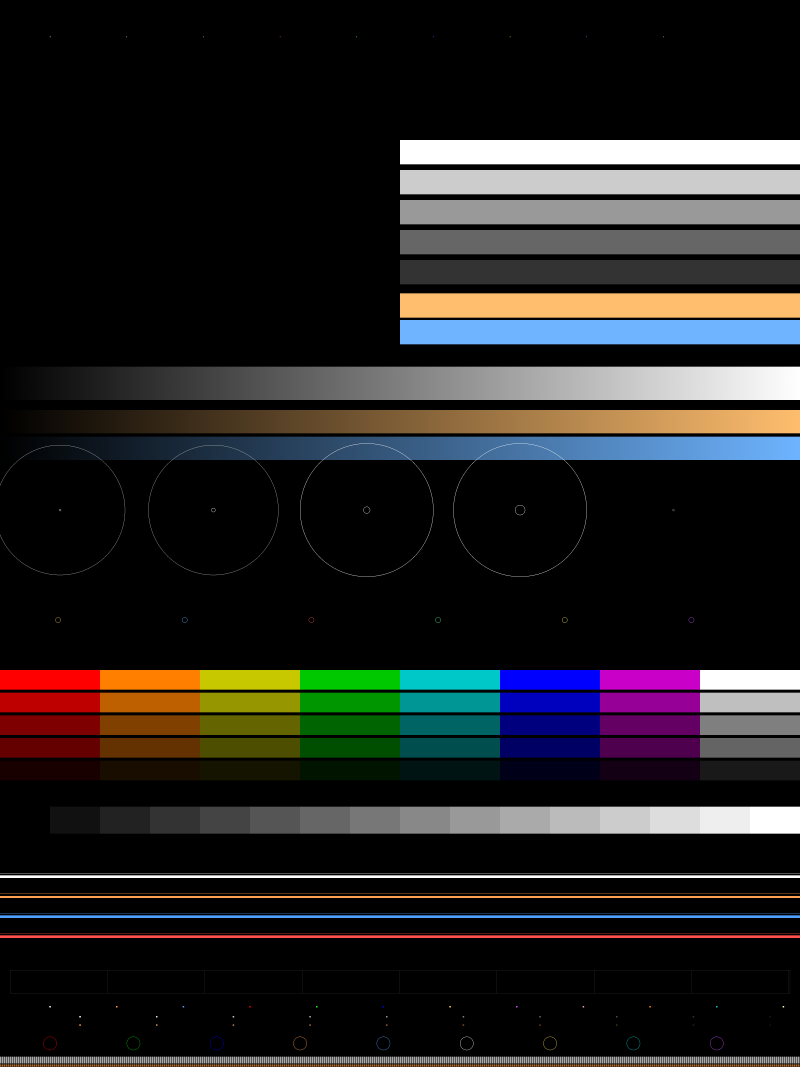
#> input picture tools/calib/IMG_5774_2x 2.png, 4800 x 6400 px (shown at 1/6 size)
$ python -i extract_borders.py   (imports and definitions only)
#> lines starting #> are read from the running program, lines starting #| are printed output that depends on the picture; after the words box and inside, x2 and y2 are one past the last pixel; in counts of white or black regions, pixels touching at a corner belong together
#!/usr/bin/env python3
"""Extract reusable film-border textures from local scans.

Input : "_local/local-borders/" (gitignored, personal-use scans)
Output: "_local/local-borders/_out/<name>.png"  RGBA, RGB = grey edge texture (black-level
        normalised, so the app tints it), A = frame coverage. Photo, outer paper,
        sprocket holes and edge text are removed.
        "_local/local-borders/_out/report.json" per-file sides/thickness/flags
        "_local/local-borders/_out/_sheet.jpg"  one review sheet on magenta
Run   : .calibvenv/bin/python tools/scripts/extract_borders.py [name-substring ...]
"""
import glob, json, os, sys
import numpy as np
from PIL import Image, ImageDraw
from scipy import ndimage as ndi

ROOT = os.path.join(os.path.dirname(__file__), '..', '..', '_local', 'local-borders')
OUT = os.path.join(ROOT, '_out')
LONG = 2400                      # working resolution (long side)
SKIP = ('Pack-Cover', 'KODAK-GOLD', 'KODAK-PORTRA-400---', 'KODAK-PORTRA-800---', 'rawpixel-id-13960581')

def load(path):
#> called with path = '../calib/IMG_5774_2x 2.png'
    im = Image.open(path)
#> im is the input picture: PIL image 4800x6400 RGB; mean R, G, B 34.9, 33.3, 32.7
    alpha = None
    if im.mode in ('RGBA', 'LA', 'P'):
        im = im.convert('RGBA'); a = np.asarray(im)[..., 3] / 255.0
        alpha = a
    rgb = np.asarray(im.convert('RGB')).astype(np.float32) / 255.0
    s = LONG / max(rgb.shape[:2])
    if s < 1:
        size = (round(rgb.shape[1] * s), round(rgb.shape[0] * s))
        rgb = np.asarray(Image.fromarray((rgb * 255).astype(np.uint8)).resize(size, Image.LANCZOS)).astype(np.float32) / 255
        if alpha is not None:
            alpha = np.asarray(Image.fromarray((alpha * 255).astype(np.uint8)).resize(size, Image.LANCZOS)) / 255.0
    return rgb, alpha

def side_view(a, side):
    # rotate so that "depth" runs down rows from the given side: 0 top,1 right,2 bottom,3 left
    return np.rot90(a, {0: 0, 1: 1, 2: 2, 3: 3}[side])

def unview(a, side):
    return np.rot90(a, -{0: 0, 1: 1, 2: 2, 3: 3}[side])

# [8 lines left out: function fit_line, not called in this run]

def analyse_side(Y, maxd, mline=None):
    """Y is a side view (depth = axis 0). Raw per-column detection is noisy (dark photo
    content, grain), so the frame is modelled as straight lines: the inner edge line plus a
    solid band of fixed width outward from it. Real edge roughness comes back later through
    luminance, inside a margin around the line, never from the per-column guesses."""
    band = Y[:maxd]
    dark = band < THR
    dark = ndi.binary_closing(ndi.binary_opening(dark, np.ones((3, 1))), np.ones((3, 1)))
    n = band.shape[1]
    outer = np.full(n, -1.0); inner = np.full(n, -1.0)
    run = ndi.uniform_filter1d(dark.astype(float), 4, axis=0) > 0.99
    if mline is not None:   # hand-marked photo edge: never look past it (+ small roughness margin)
        lim = (mline + 0.012 * maxd / 0.16).astype(int)
        run &= np.arange(maxd)[:, None] < lim[None, :]
    for u in range(n):
        idx = np.flatnonzero(run[:, u])
        if not len(idx): continue
        i = idx[-1] + 2
        lit = np.flatnonzero(~dark[:i, u])
        outer[u], inner[u] = (lit[-1] + 1 if len(lit) else 0), min(i, maxd)
    ok = (outer >= 0) & (inner < maxd - 2) & (inner - outer > 2)
    if ok.mean() < 0.5:
        return None
    u = np.arange(n, dtype=float)
    if mline is not None:
        line = mline.astype(float); keep = np.ones(ok.sum(), bool)
    else:
        c, keep = fit_line(u[ok], inner[ok], 0.004 * maxd / 0.16)
        line = np.polyval(c, u)
    width = (line - outer)[ok][keep]
    T = float(np.percentile(width, 12))           # solid band that clears holes/text
    dirty = np.zeros(n, bool)
    dirty[ok] = (line - outer)[ok] < T * 0.85
    dirty[~ok] = True
    return dict(line=line, T=T, dirty=dirty, okfrac=float(ok.mean()))

MARKS = {}

def process(path):
    name = os.path.splitext(os.path.basename(path))[0]
    rgb, alpha = load(path)
    mk = MARKS.get(os.path.basename(path))
    photo = None
    if mk:
        if mk.get('skip'): return dict(file=os.path.basename(path), sides={}, flags=['skipped by hand'], skipped=True)
        pm = Image.new('L', (rgb.shape[1], rgb.shape[0]), 0)
        ImageDraw.Draw(pm).polygon([(x * rgb.shape[1], y * rgb.shape[0]) for x, y in mk['pts']], fill=255)
        photo = np.asarray(pm) > 0
    Y = rgb @ np.array([0.2126, 0.7152, 0.0722], np.float32)
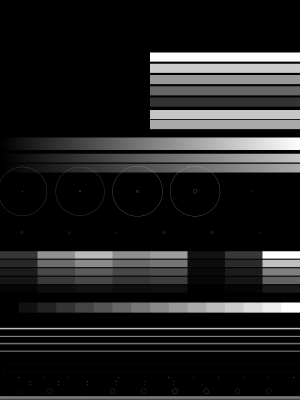
#> Y: shape (2400, 1800) float32 (shown at 1/6 size); min 0, max 1, mean 0.132
    if alpha is not None:
        Y = np.where(alpha > 0.5, Y, 1.0)          # transparent = photo/outside
    Y = ndi.median_filter(Y, 3)
    H, W = Y.shape; S = min(H, W)
    blk = np.percentile(Y, 2)
#> blk = 0
    THR = blk + 0.16
#> THR = 0.16
    globals()['THR'] = THR
    sat = rgb.max(-1) - rgb.min(-1)
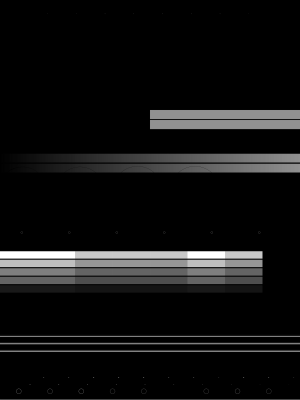
#> sat: shape (2400, 1800) float32 (shown at 1/6 size); min 0, max 1, mean 0.0705
    bright = ((Y > blk + 0.28) | (sat > 0.25)) & (Y < 0.999)
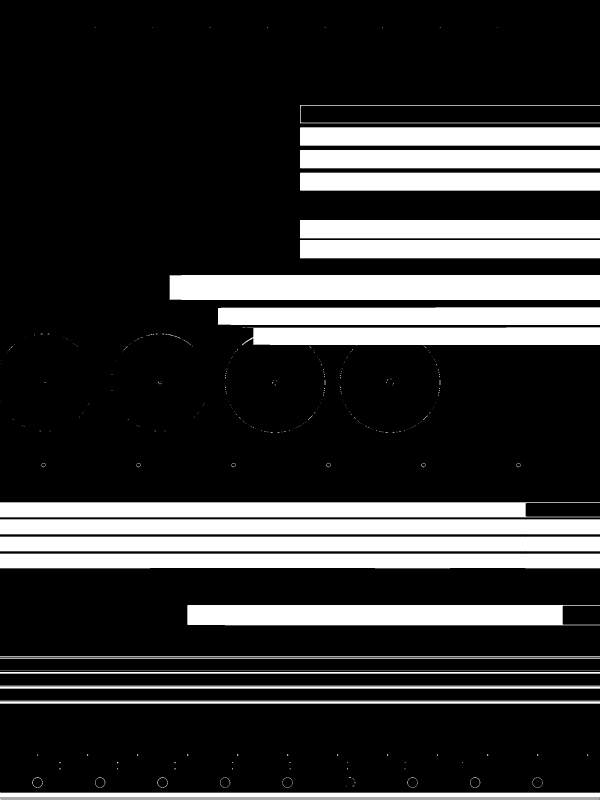
#> bright: shape (2400, 1800) bool (shown at 1/3 size); 21.4% white; 368 white regions (323 under 20 px), largest, box (x1, y1, x2, y2) and area: (508, 825, 1800, 900) 96757, (0, 1558, 1800, 1603) 80998, (0, 1610, 1800, 1654) 79198
    maxd = int(0.16 * S)
    cover = np.zeros((H, W), np.float32)
    rep = dict(file=os.path.basename(path), sides={}, flags=[])
    for side in range(4):
        Yv = side_view(Y, side)
        mline = None
        if photo is not None:
            if mk['none'][side]:
                rep['flags'].append(f'side{side}: marked no frame'); continue
            pv = side_view(photo, side)[:int(0.6 * S)]
            has = pv.any(0)
            if has.mean() < 0.5: rep['flags'].append(f'side{side}: mark outside search band'); continue
            first = np.where(has, pv.argmax(0), 0).astype(float)
            mline = np.interp(np.arange(len(first)), np.flatnonzero(has), first[has])
        md = maxd
        if mline is not None:
            md = int(min(0.6 * S, mline.max() + 0.03 * S))
            # local frame black: a strip just outside the marked edge is known frame
            dd = np.arange(md)[:, None]
            strip = (dd < mline[None, :] - 0.004 * S) & (dd > mline[None, :] - 0.02 * S)
            vals = Yv[:md][strip]
            if vals.size: THR = float(np.percentile(vals, 50)) + 0.12
        globals()['THR'] = THR
        r = analyse_side(Yv, md, mline)
        THR = blk + 0.16
        if r is None:
            rep['flags'].append(f'side{side}: no frame found'); continue
        line, T, dirty = r['line'], r['T'], r['dirty']
        if T < 0.006 * S:
            rep['flags'].append(f'side{side}: solid band too thin after removing holes/text'); continue
        d = np.arange(Yv.shape[0])[:, None].astype(float)
        margin = max(4.0, 0.9 * T)   # room for the real ragged edge; never clip it straight
        keep_outer = bool(mk and mk.get('outer', name.endswith('_n')))
        if keep_outer:
            # keep the real ragged outer edge, but only just past the solid band: screenshots with
            # several frames side by side would otherwise pull in the neighbouring frames/photos
            T = float(min(np.max(line), 1.8 * T))
        lo, hi = line - T, line + margin
        # band membership with soft ends; the inner roughness is decided by darkness below
        m = np.clip(d - lo[None, :] + 1, 0, 1) * np.clip((hi[None, :] - d) / (0.4 * margin), 0, 1)
        Yv = Yv.copy()
        npatch = 0
        if dirty.any() and not keep_outer:
            lab, nlab = ndi.label(ndi.binary_dilation(dirty, iterations=8))
            for k in range(1, nlab + 1):
                span = np.flatnonzero(lab == k); L = len(span)
                if L > 0.3 * len(dirty):
                    rep['flags'].append(f'side{side}: dirty span too long ({L}px)'); continue
                src = next((s0 for s0 in range(0, len(dirty) - L, 5) if not (lab[s0:s0 + L] > 0).any()), None)
                if src is None: rep['flags'].append(f'side{side}: no clean patch source'); continue
                f = max(1, min(16, L // 3)); wgt = np.ones(L); wgt[:f] = np.linspace(0, 1, f); wgt[-f:] = np.linspace(1, 0, f)
                # shift source columns so its edge line lines up with the target line
                for j, (t, s0) in enumerate(zip(span, range(src, src + L))):
                    sh = int(round(line[t] - line[s0]))
                    col = np.roll(Yv[:, s0], sh)
                    Yv[:, t] = Yv[:, t] * (1 - wgt[j]) + col * wgt[j]
                npatch += 1
        z = np.clip((THR + 0.10 - Yv) / 0.22, 0, 1); dk = z * z * (3 - 2 * z)   # soft, luminance-driven edge
        core = np.zeros_like(m) if keep_outer else (d < line[None, :] - 0.5 * T).astype(np.float32)   # only the outer half is forced solid; the inner half keeps its real bites
        a = m * np.maximum(dk, core)
        fillb = (core * m > 0) & (dk < 0.5)
        holefrac = float(fillb.sum()) / max(1.0, float((core * m > 0).sum()))
        Yv[fillb] = blk + np.random.default_rng(side).normal(0, 0.012, fillb.sum())
        cover = np.maximum(cover, unview(a, side))
        Y = np.where(unview(m, side) > 0, unview(Yv, side), Y)
        rep['sides'][side] = dict(thick=round(T / S, 4), patched=npatch, okfrac=round(r['okfrac'], 2))
        # Straightened edge strip for the app: rows = depth from outer (line - T) to inner
        # (line + margin), so the photo edge is horizontal. Columns span photo corner to
        # photo corner plus T at each end, so the real corners come with the strip.
        if photo is not None:
            hv = side_view(photo, side).any(0); cols = np.flatnonzero(hv)
        else:
            cols = np.flatnonzero(~r['dirty']) if (~r['dirty']).any() else np.arange(len(line))
        u0, u1 = int(max(0, cols[0] - T)), int(min(len(line) - 1, cols[-1] + T))
        h = int(round(T + margin)); uu = np.arange(u0, u1 + 1)
        rows = (line[uu][None, :] - T) + np.arange(h)[:, None]
        cc = np.broadcast_to(uu[None, :], rows.shape)
        tv = np.clip((Yv - blk) / 0.35, 0, 1)
        st_t = ndi.map_coordinates(tv, [rows, cc], order=1, mode='nearest')
        st_a = ndi.map_coordinates(a, [rows, cc], order=1, mode='constant')
        # Keep only dark stuff connected to the frame band: past the first real transparent gap
        # (outward: a neighbouring frame in multi-frame screenshots; inward: dark photo content)
        # everything is dropped. Drips and ragged bits touching the band survive.
        gap = max(3, int(0.15 * T)); Tr = int(round(T))
        clear = ndi.uniform_filter1d((st_a < 0.2).astype(float), gap, axis=0) > 0.99
        for uc in range(st_a.shape[1]):
            up = np.flatnonzero(clear[:max(1, Tr - 1), uc])
            if len(up): st_a[:up[-1], uc] = 0
            dn = np.flatnonzero(clear[Tr:, uc])
            if len(dn): st_a[Tr + dn[0]:, uc] = 0
        os.makedirs(os.path.join(OUT, 'pieces'), exist_ok=True)
        pn = f'{name}__s{side}.png'
        Ti = int(round(T))
        solid = 1 - holefrac   # share of the solid half that was really black before filling
        if T > 0.07 * S * (1.8 if keep_outer else 1):   # real frames are ~1-5% of the short side; bigger means it caught a neighbouring frame/photo
            rep['flags'].append(f'side{side}: band implausibly thick ({T / S:.3f})'); rep['sides'][side]['bad'] = True
        if solid < 0.97 and not keep_outer:   # holes/gaps left inside the black band -> unusable strip
            rep['flags'].append(f'side{side}: strip has gaps in the black ({solid:.2f})'); rep['sides'][side]['bad'] = True
        Image.fromarray((np.dstack([st_t, st_t, st_t, st_a]) * 255).astype(np.uint8), 'RGBA').save(os.path.join(OUT, 'pieces', pn))
        rep['sides'][side].update(outer=keep_outer, piece=pn, T=int(round(T)), h=h, corner=int(round(min(T, cols[0] - u0))))
#> this loop made 4 passes
#> pass 1, in analyse_side, `dark = ndi.binary_closing(ndi.binary_opening(dark, np.ones((3, 1))), n..`:
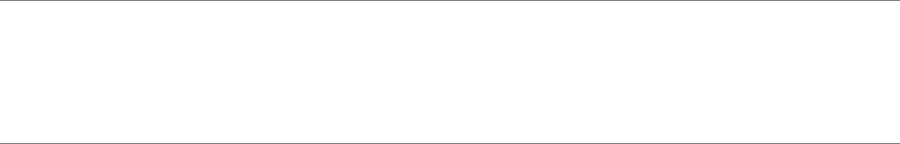
#> dark: shape (288, 1800) bool (shown at 1/2 size); 99.3% white; black in thin lines or dots
#> pass 1, in analyse_side, `run = ndi.uniform_filter1d(dark.astype(float), 4, axis=0) > 0.99`:
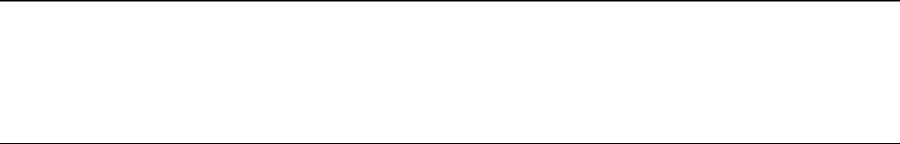
#> run: shape (288, 1800) bool (shown at 1/2 size); 98.3% white; 2 black regions, box (x1, y1, x2, y2) and area: (0, 0, 1800, 3) 5400, (0, 286, 1800, 288) 3600
#> after the loop:
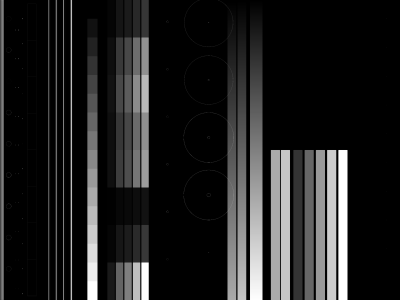
#> Yv: shape (1800, 2400) float32 (shown at 1/6 size); min 0, max 1, mean 0.131
#> after the loop, rep = 3 items
    tex = np.clip((Y - blk) / 0.35, 0, 1)
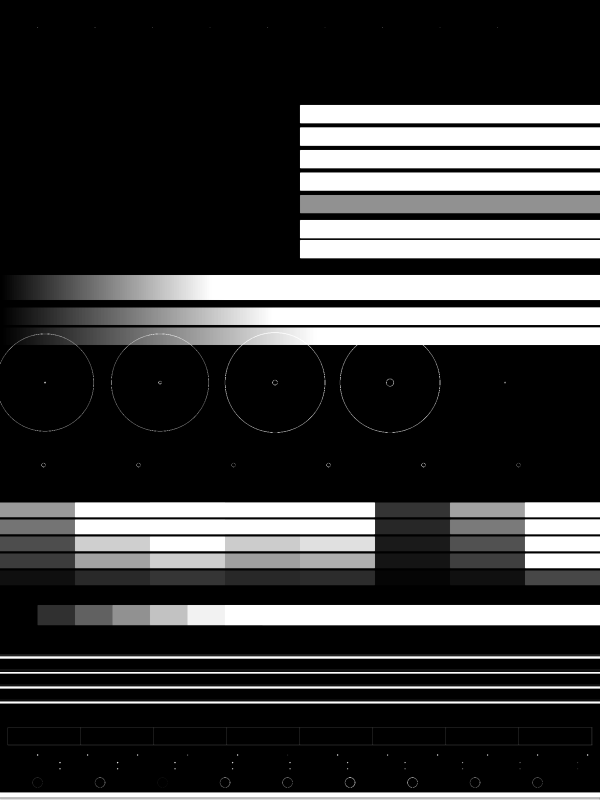
#> tex: shape (2400, 1800) float32 (shown at 1/3 size); min 0, max 1, mean 0.23
    out = np.dstack([tex, tex, tex, cover])
    Image.fromarray((out * 255).astype(np.uint8), 'RGBA').save(os.path.join(OUT, name + '.png'))
    if len(rep['sides']) < 4: rep['flags'].append(f'only {len(rep["sides"])}/4 sides usable')
    return rep

# [12 lines left out: function sheet, not called in this run]

# [14 lines not run here, left out]

>>> result = process('../calib/IMG_5774_2x 2.png')
#> result = 3 items

$ run again, on tools/calib/ring_comparison/zone2_bars_small.png
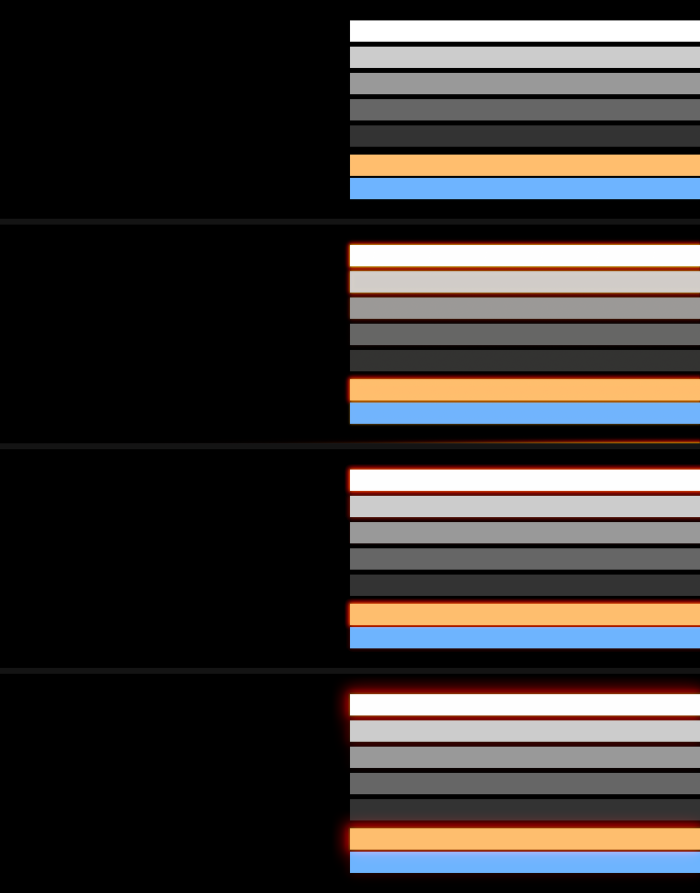
#> input picture tools/calib/ring_comparison/zone2_bars_small.png, 1400 x 1785 px (shown at 1/2 size)
#> in load, im is the input picture: PIL image 1400x1785 RGB; mean R, G, B 59.9, 55.5, 54.2
#> blk = 0
#> in process, `THR = blk + 0.16`: THR = 0.16
#> bright: shape (1785, 1400) bool; 31% white; 18 white regions, largest, box (x1, y1, x2, y2) and area: (693, 483, 1400, 638) 109046, (686, 1374, 1400, 1484) 77647, (692, 931, 1400, 1037) 74613
#> the loop in process, `for side in range(4):` made 4 passes
#> (margin, nlab, holefrac, u0, u1, h, gap) on passes 1, 3: (8.1, 1, 0.0119, 691, 1399, 17, 3), (9, 1, 0.0101, 0, 708, 19, 3)
#> pass 1, in analyse_side, `run = ndi.uniform_filter1d(dark.astype(float), 4, axis=0) > 0.99`:
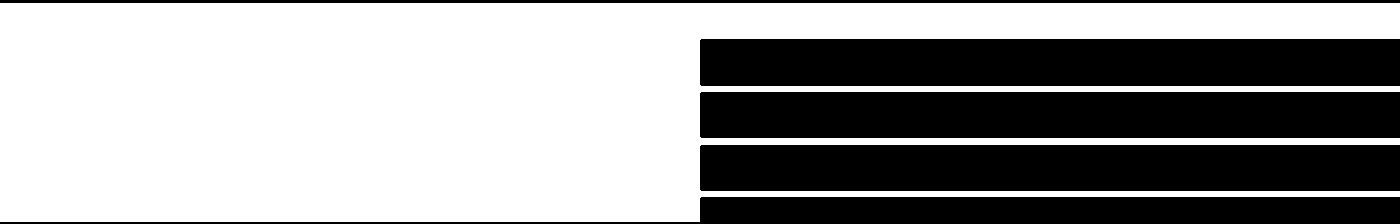
#> run: shape (224, 1400) bool; 61.2% white; 5 black regions, box (x1, y1, x2, y2) and area: (700, 39, 1400, 86) 32898, (700, 92, 1400, 138) 32198, (700, 145, 1400, 191) 32198, (0, 197, 1400, 224) 20299, (0, 0, 1400, 3) 4200
#> after the loop in process, `for side in range(4):`: rep = 3 items
#> in process, `out = np.dstack([tex, tex, tex, cover])`:
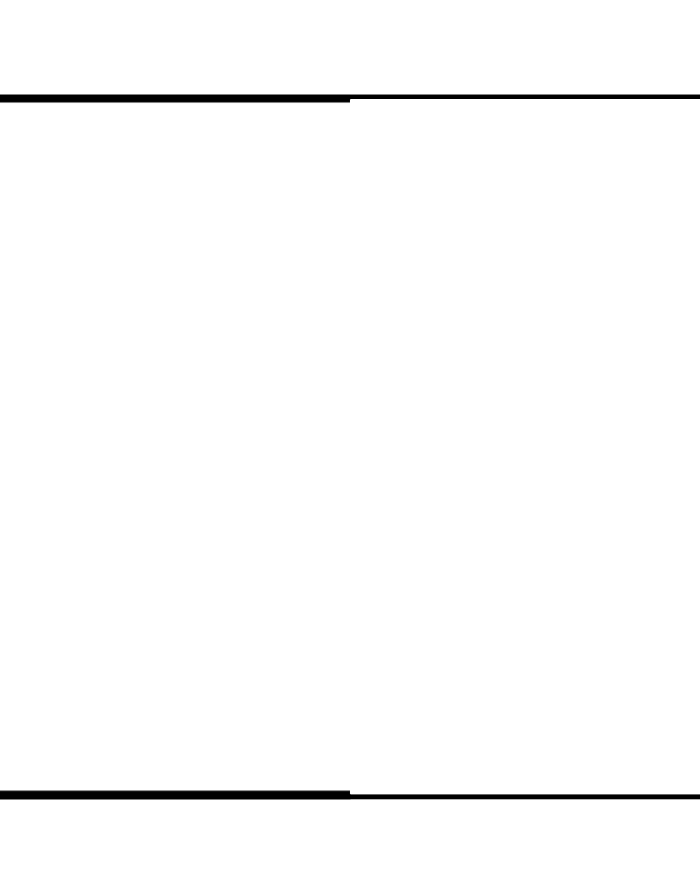
#> out: shape (1785, 1400, 4) float64 (shown at 1/2 size); mean of channels 0, 1, 2, 3 0.34, 0.34, 0.34, 0.0149; transparent parts drawn white
